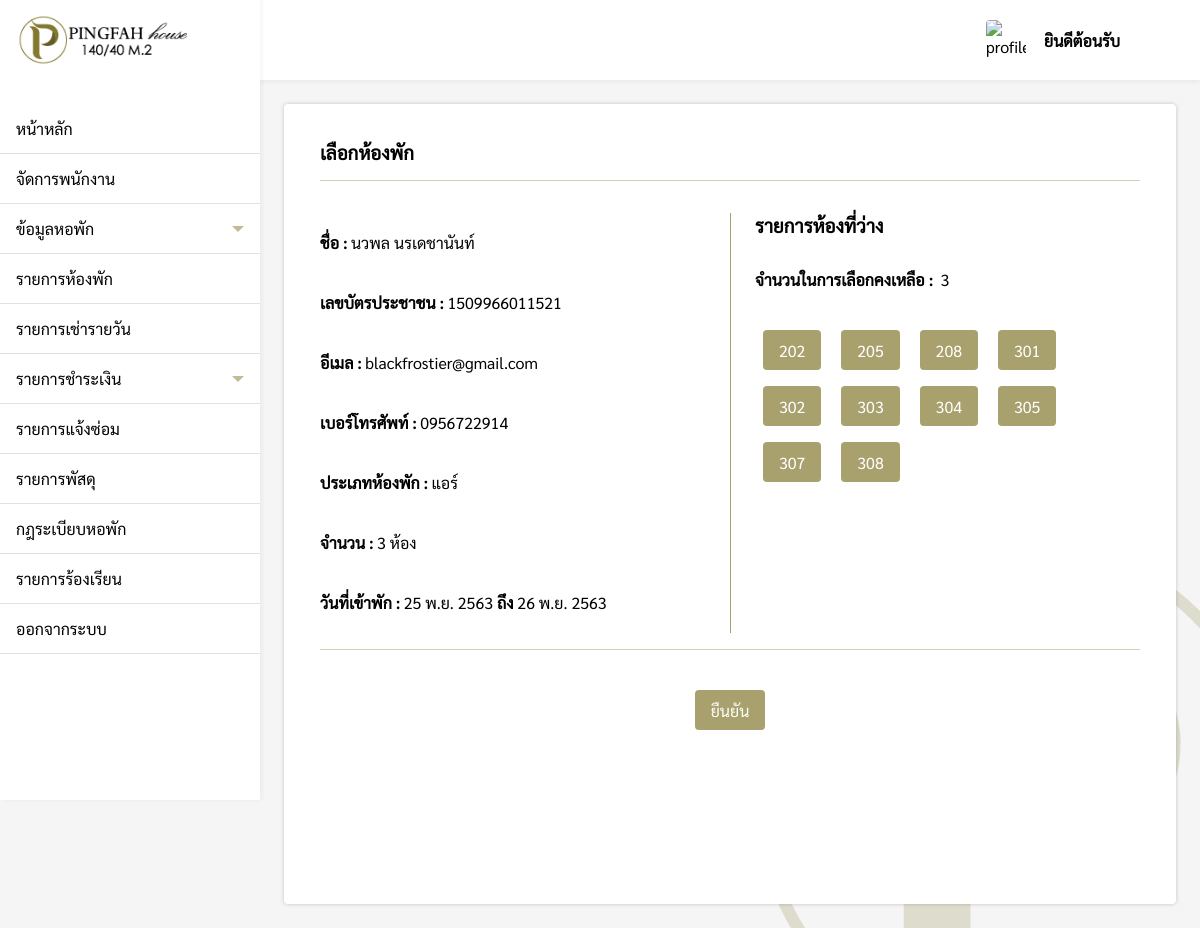
Page /pages/admin/daily/selectroom.php?daily_id=13 (signed in) on the earlier database version.
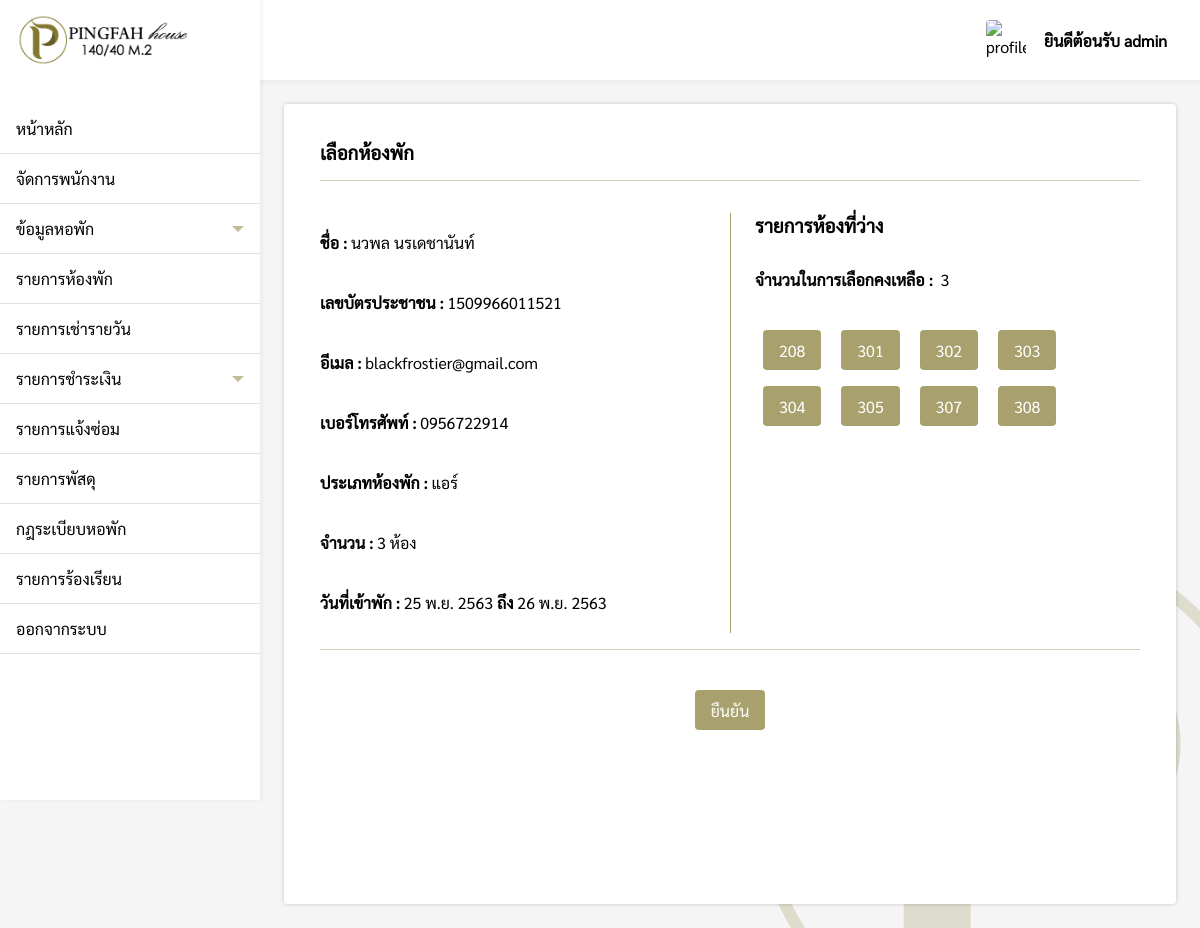
Same page on the later database version.
### tables this page shows
CREATE TABLE `roomlist` (
  `room_id` varchar(200) NOT NULL,
  `room_type` varchar(200) NOT NULL,
  `room_status` varchar(200) NOT NULL,
  `come` varchar(200) NOT NULL,
  `check_in` varchar(200) NOT NULL,
  `check_out` varchar(200) NOT NULL
);

### pages/admin/daily/selectroom.php (the view, shortened to what the changed rows need)
<?php
    if($_SESSION['level'] == 'admin'){
    include('../../connection.php');
    include('../../../components/sidebar.php');
    $daily_id = $_REQUEST['daily_id'];
    function DateThai($strDate)
    {
        $strYear = date("Y",strtotime($strDate))+543;
        $strMonth= date("n",strtotime($strDate));
        $strDay= date("j",strtotime($strDate));
        $strMonthCut = Array("","ม.ค.","ก.พ.","มี.ค.","เม.ย.","พ.ค.","มิ.ย.","ก.ค.","ส.ค.","ก.ย.","ต.ค.","พ.ย.","ธ.ค.");
        $strMonthThai=$strMonthCut[$strMonth];
        return "$strDay $strMonthThai $strYear";
    }
?>
<!DOCTYPE html>
<html lang="en">
<head>
    <link rel="stylesheet" href="../../../css/selectroom.css">
</head>
<body>
    <div class="box">
        <div style="padding:24px;">
            <div class="selectroom-box">
                <?php
                    $sql = "SELECT * FROM daily WHERE daily_id = $daily_id";
                    $result = mysqli_query($conn, $sql)or die ("Error in query: $sql " . mysqli_error());
                    $row = mysqli_fetch_array($result);
                    if($row != null){
                        extract($row);
                    }
                ?>
                <h3>เลือกห้องพัก</h3>
                <div class="hr"></div>
                <div class="grid">
                    <div style="line-height:60px;">
                        <p><strong>ชื่อ : </strong> <?php echo $firstname ." " .$lastname; ?></p>
                        <p><strong>เลขบัตรประชาชน : </strong> <?php echo $id_card ?></p>
                        <p><strong>อีเมล : </strong> <?php echo $email; ?></p>
                        <p><strong>เบอร์โทรศัพท์ : </strong> <?php echo $tel; ?></p>
                        <p><strong>ประเภทห้องพัก : </strong> <?php echo $room_type; ?></p>
                        <p><strong>จำนวน : </strong> <?php echo $room_count; ?> ห้อง</p>
                        <p><strong>วันที่เข้าพัก : </strong> <?php echo DateThai($check_in); ?> <strong>ถึง</strong>
                            <?php echo DateThai($check_out); ?></p>
                    </div>
                    <div style="padding: 0 24px;border-left:1px solid rgb(131, 120, 47, 0.7);">
                        <h3>รายการห้องที่ว่าง</h3>
                        <div style="padding-top:32px;">
                            <label><strong>จำนวนในการเลือกคงเหลือ : </strong>&nbsp;<label id="count"></label></label>
                            <div style="padding-top:32px;">
                                <?php
                            $select_room = "SELECT * FROM roomlist WHERE room_type = '$room_type' AND room_status = 'ว่าง'";
                            $result2 = $conn->query($select_room);
                            if ($result2->num_rows > 0) {
                                while($row2 = $result2->fetch_assoc()) {
                            ?>
                                <button id="room<?php echo $row2['room_id']; ?>" type="button"
                                    onclick="count('<?php echo $row2['room_id']; ?>')"><?php echo $row2['room_id']; ?></button>
                                <?php
                                }
                            } else {
                                echo "*** ไม่มีห้องว่างให้เช่า ***";
                            }
                            ?>
                            </div>
                        </div>
                    </div>
                </div>
                <div class="hr"></div>
                <div style="display:flex;justify-content:center;">
                    <button type="button" onclick="accept_select(<?php echo $daily_id; ?>)">ยืนยัน</button>
                </div>
            </div>
        </div>
    </div>
</body>
</html>
<?php
    }else{
        Header("Location: ../../login.php");
    }
?>

### components/sidebar.php (shortened to what the changed rows need)
<!DOCTYPE html>
<html lang="en">
<head>
    <link rel="stylesheet" href="/Pingfah/css/navbar.css">
</head>
<body onload="menubar()">
    <div >
        <div class="sidebar">
            <div class="logo_box">
                <img src="/Pingfah/img/logo.png" alt="logo" class="logo">
            </div>
            <ul>
                <a href="/Pingfah/pages/admin/index.php">
                    <li id="main">หน้าหลัก</li>
                </a>
                <a href="/Pingfah/pages/admin/employee/index.php">
                    <li id="employee">จัดการพนักงาน</li>
                </a>
                <li class="dropdown-btn">
                    ข้อมูลหอพัก
                    <div id="arrow-down" class="arrow-down"></div>
                </li>
                <a href="/Pingfah/pages/admin/roomList/index.php">
                    <li id="roomlist">รายการห้องพัก</li>
                </a>
                <a href="/Pingfah/pages/admin/daily/index.php">
                    <li id="daily">รายการเช่ารายวัน</li>
                </a>
                <li class="dropdown-btn2">
                    รายการชำระเงิน
                    <div id="arrow-down2" class="arrow-down"></div>
                </li>
                <a href="/Pingfah/pages/admin/repair/index.php">
                    <li id="repair">รายการแจ้งซ่อม</li>
                </a>
                <a href="/Pingfah/pages/admin/package/index.php">
                    <li id="package">รายการพัสดุ</li>
                </a>
                <a href="/Pingfah/pages/admin/rule/index.php">
                    <li id="rule">กฎระเบียบหอพัก</li>
                </a>
                <a href="/Pingfah/pages/admin/appeal/index.php">
                    <li id="appeal">รายการร้องเรียน</li>
                </a>
                <a href="/Pingfah/pages/logout.php">
                    <li class="logout">ออกจากระบบ</li>
                </a>
            </ul>
        </div>
        <div class="topbar">
            <div style="padding:16px 24px">
            </div>
            <div class="profile">
                <img src="https://sites.google.com/site/rabbiteieicom/_/rsrc/1467891358746/home/image8.jpg"
                    alt="profile_logo" class="profile-logo">
                <p class="profile-text">ยินดีต้อนรับ <?php echo $_SESSION['name']; ?></p>
            </div>
        </div>
    </div>
</body>
</html>

Differences in the rows shown:
no longer on this page (row edited): roomlist: room_id "202"
no longer on this page (row edited): roomlist: room_id "205"
Other differences:
$_SESSION['name']: (not shown) → "admin"
